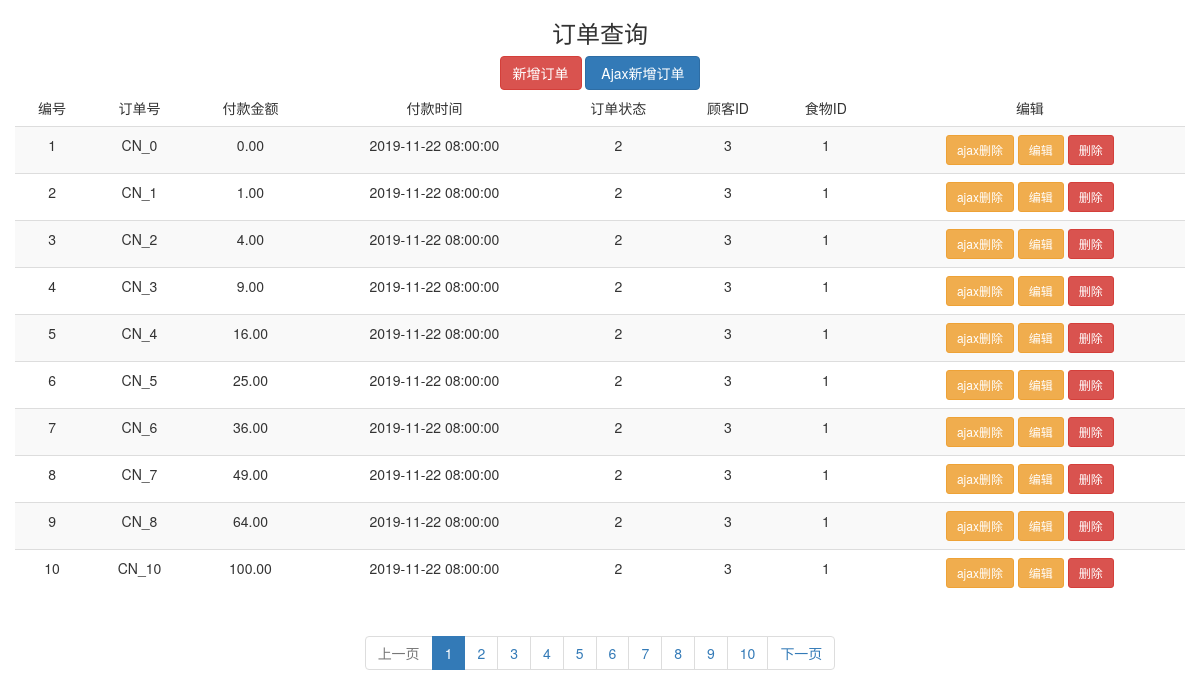
The app's page /, older data.
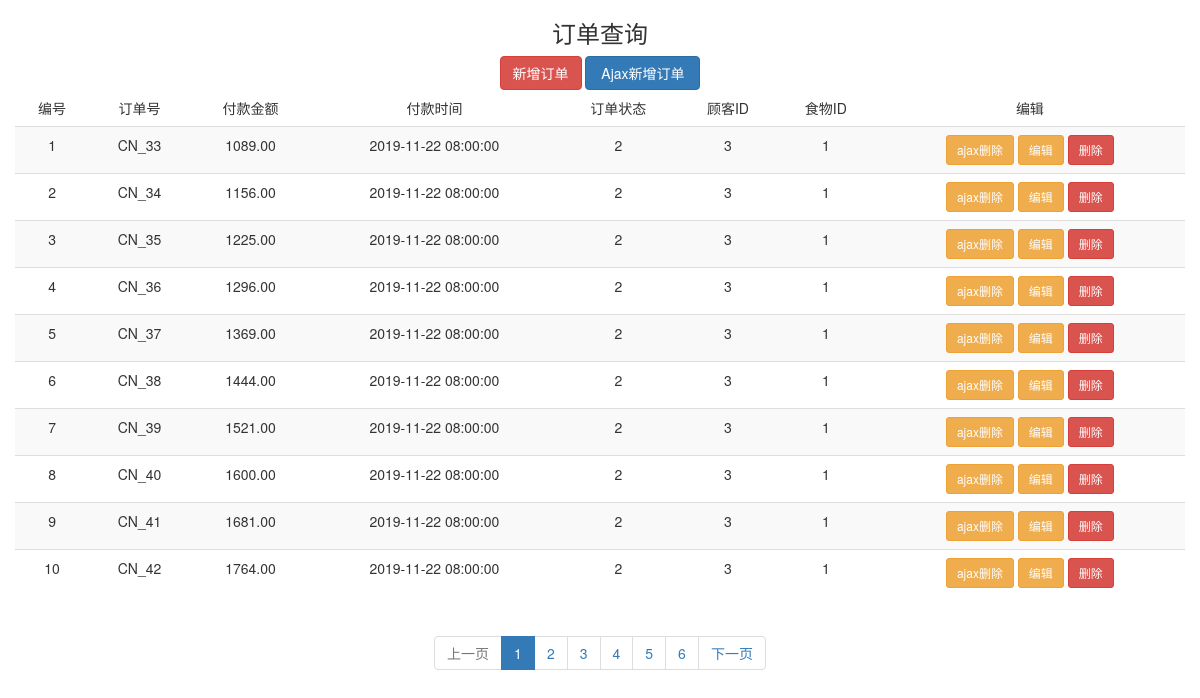
The same page, newer data.
### test_app/models.py (models this page shows)
class Order(models.Model):
    oid = models.AutoField(primary_key=True, verbose_name='编号',)    # AutoField 自增
    order_num = models.CharField(max_length=32, verbose_name='订单号')
    price = models.DecimalField(max_digits=8, decimal_places=2, verbose_name='实付金额')  # DecimalFiel 高精度浮点 第一个
    pay_date = models.DateTimeField(verbose_name='付款日期')    # DateTimeField 日期
    order_status = models.CharField(max_length=32, verbose_name='订单状态: 1、进行中。3已结束 2、备用状态')
    customer = models.ForeignKey(to='Customer', db_constraint=False, on_delete=models.DO_NOTHING)
    food = models.CharField(max_length=256, verbose_name='订单食物')
    fooddetails =models.ManyToManyField(to='FoodDetails',)

### test_app/views.py (the view)
# urls.py: path('', views.index),   # 不知道为啥不能直接跳到index，这里加个path，临时解决方案
def index(request):
    order_list = Order.objects.all()
    paginator = Paginator(order_list, 10)
    try:
        current_page_num = request.GET.get("page", 1)  # 当前页码数,取值取不到默认为1。
        current_page = paginator.page(current_page_num)  # 当前页对象
    except EmptyPage as e:
        current_page_num = 1
        current_page = paginator.page(1)
    var = (int(current_page_num)-1)*10
    return render(request, 'index.html', {'current_page': current_page,
                                          "paginator": paginator,
                                          "current_page_num": int(current_page_num),
                                          "var": var
                                          })

### test_app/utils/customMiddleWares.py (called while the page is built, shortened)
    def process_request(self, request):
        if request.path in ["/login/"] or ["/reg/"]:
            return None

    def process_response(self, request, response):
        return response

### templates/index.html (shortened to what this page needs)
<!DOCTYPE html>
<html lang="en">
<head>
    {% load staticfiles %}
    <link rel="stylesheet" href="https://cdn.jsdelivr.net/npm/bootstrap@3.3.7/dist/css/bootstrap.min.css">
</head>
<body>
    <h3 style="text-align:center;">订单查询</h3>
    <div class="container" >
        <div class="row" >
            <div class="23333">
                <a class="btn btn-danger " href="/add_order/">新增订单</a>
                <button type="button" class="btn btn-primary" data-toggle="modal" data-target="#myModal"
                style="width: 115px; height: 34px;">Ajax新增订单</button>
                <table class="table table-striped table-hover">
                    <thead>
                    <tr>
                        <td>编号</td>
                        <td>订单号</td>
                        <td>付款金额</td>
                        <td>付款时间</td>
                        <td>订单状态</td>
                        <td>顾客ID</td>
                        <td>食物ID</td>
                        <td>编辑</td>
                    </tr>
                    </thead>
                    <tbody class="tbody" id="tbody">
                    {% for order in current_page %}
                        <tr>
                            <td>{{ forloop.counter|add:var}}</td>
                            <td>{{ order.order_num }}</td>
                            <td>{{ order.price }}</td>
                            <td>{{ order.pay_date | date:'Y-m-d H:i:s'}}</td>
                            <td>{{order.customer_id}}</td>
                            <td>{{ order.order_status}}</td>
                            <td>{{order.food}}</td>
                            <td>
                                <button pk="{{order.oid}}" class="btn btn-warning btn-sm delbtn">ajax删除</button>
                                <a href="{% url 'bianji' order.oid %}" class="btn btn-warning btn-sm">编辑</a>
                                <a href="{% url 'shanchu' order.oid %}" class="btn btn-danger btn-sm">删除</a>
                            </td>
                        </tr>
                    {% endfor %}
                    </tbody>
                </table>
            </div>
        </div>
    </div>
    <nav aria-label="Page navigation">
      <ul class="pagination">
            {% if current_page.has_previous %}
                <li><a href="?page={{ current_page.previous_page_number }}" aria-label="Previous">上一页</a></li>
            {% else %}
                <li class="disabled"><a href="">上一页</a></li>
            {% endif %}
            {% for num in paginator.page_range %}
                {% if num == current_page_num %}
                <li class="active"><a href="?page={{ num }}">{{ num }}</a></li>
                {% else %}
                <li ><a href="?page={{ num }}">{{ num }}</a></li>
                {% endif %}
            {% endfor %}
            {% if current_page.has_next %}
                <li><a href="?page={{ current_page.next_page_number }}" aria-label="Previous">下一页</a></li>
            {% else %}
                <li class="disabled"><a href="">下一页</a></li>
            {% endif %}
      </ul>
    </nav>
</body>
</html>

Row changes from the older to the newer data that the page shows:
removed Order: order_num "CN_0", price "0.00", pay_date "2019-11-22 08:00:00", customer_id "2", order_status "3", food "1"
removed Order: order_num "CN_1", price "1.00", pay_date "2019-11-22 08:00:00", customer_id "2", order_status "3", food "1"
removed Order: order_num "CN_2", price "4.00", pay_date "2019-11-22 08:00:00", customer_id "2", order_status "3", food "1"
removed Order: order_num "CN_3", price "9.00", pay_date "2019-11-22 08:00:00", customer_id "2", order_status "3", food "1"
removed Order: order_num "CN_4", price "16.00", pay_date "2019-11-22 08:00:00", customer_id "2", order_status "3", food "1"
removed Order: order_num "CN_5", price "25.00", pay_date "2019-11-22 08:00:00", customer_id "2", order_status "3", food "1"
removed Order: order_num "CN_6", price "36.00", pay_date "2019-11-22 08:00:00", customer_id "2", order_status "3", food "1"
removed Order: order_num "CN_7", price "49.00", pay_date "2019-11-22 08:00:00", customer_id "2", order_status "3", food "1"
removed Order: order_num "CN_8", price "64.00", pay_date "2019-11-22 08:00:00", customer_id "2", order_status "3", food "1"
removed Order: order_num "CN_10", price "100.00", pay_date "2019-11-22 08:00:00", customer_id "2", order_status "3", food "1"
now on this page (row unchanged): Order: order_num "CN_33", price "1089.00", pay_date "2019-11-22 08:00:00", customer_id "2", order_status "3", food "1"
now on this page (row unchanged): Order: order_num "CN_34", price "1156.00", pay_date "2019-11-22 08:00:00", customer_id "2", order_status "3", food "1"
now on this page (row unchanged): Order: order_num "CN_35", price "1225.00", pay_date "2019-11-22 08:00:00", customer_id "2", order_status "3", food "1"
now on this page (row unchanged): Order: order_num "CN_36", price "1296.00", pay_date "2019-11-22 08:00:00", customer_id "2", order_status "3", food "1"
now on this page (row unchanged): Order: order_num "CN_37", price "1369.00", pay_date "2019-11-22 08:00:00", customer_id "2", order_status "3", food "1"
now on this page (row unchanged): Order: order_num "CN_38", price "1444.00", pay_date "2019-11-22 08:00:00", customer_id "2", order_status "3", food "1"
now on this page (row unchanged): Order: order_num "CN_39", price "1521.00", pay_date "2019-11-22 08:00:00", customer_id "2", order_status "3", food "1"
now on this page (row unchanged): Order: order_num "CN_40", price "1600.00", pay_date "2019-11-22 08:00:00", customer_id "2", order_status "3", food "1"
now on this page (row unchanged): Order: order_num "CN_41", price "1681.00", pay_date "2019-11-22 08:00:00", customer_id "2", order_status "3", food "1"
now on this page (row unchanged): Order: order_num "CN_42", price "1764.00", pay_date "2019-11-22 08:00:00", customer_id "2", order_status "3", food "1"
Text that changed along with them:
list line gone: "7"
list line gone: "8"
list line gone: "9"
list line gone: "10"
